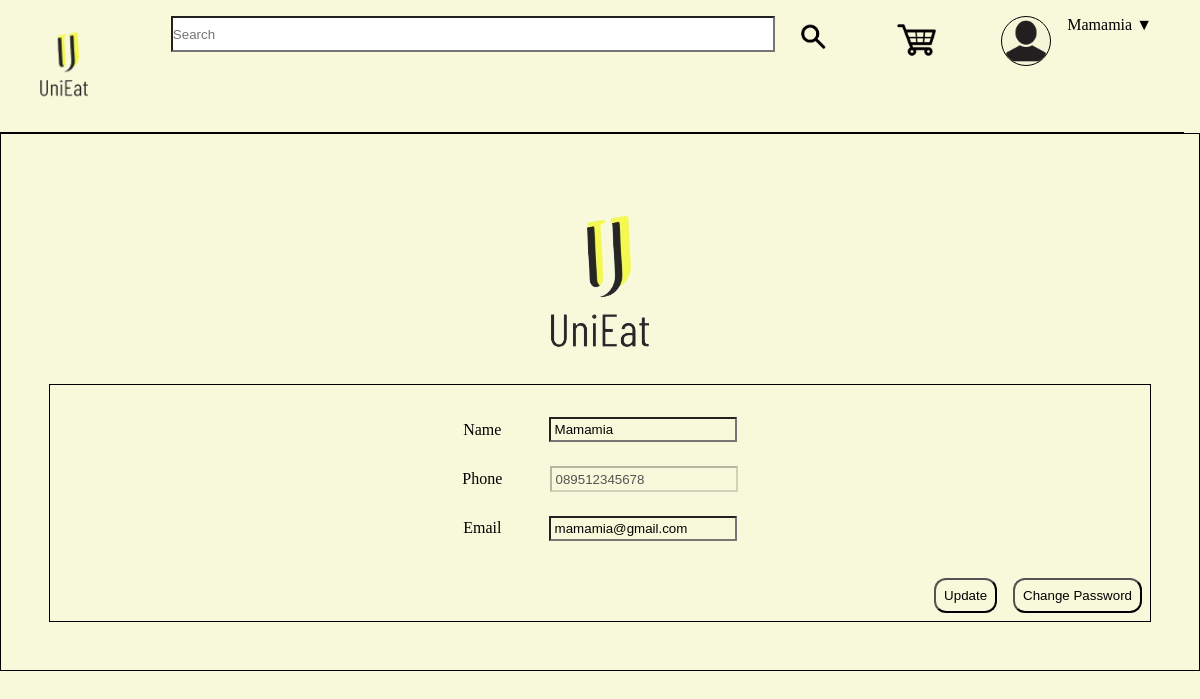
Page /CustomerSettings.php (signed in) on the committed database.
### tables this page shows
CREATE TABLE `customer` (
  `customerID` int(10) NOT NULL,
  `customerEmail` varchar(155) NOT NULL,
  `customerUsername` varchar(20) NOT NULL,
  `customerPhoneNumber` varchar(20) NOT NULL,
  `customerPassword` varchar(20) NOT NULL,
  `customerPhoto` varchar(500) NOT NULL
);

### CustomerSettings.php (the view, shortened to what this page needs)
<?php
  include('koneksi.php');
  $email = $_COOKIE['logincustomeremail'];
  $profile = "SELECT * FROM  `customer` WHERE customerEmail LIKE '$email'";
  $prof = mysqli_query($con, $profile);
  $count = mysqli_fetch_array($prof);
?>
<!DOCTYPE html>
<html lang="en">
  <head>
    <link rel="stylesheet" href="style.css" />
  </head>
  <body>
    <header>
      <div class="header-left">
        <img src="assets/UniEat.png" alt="UniEat Logo" />
      </div>
      <div class="header-middle">
        <form action="" class="header-middle">
          <input type="text" name="search" id="search" placeholder="Search" />
          <label for="search"
            ><img src="assets/search.png" alt="search logo"
          /></label>
        </form>
      </div>
      <div class="shopcart">
        <img src="assets/shopcart.png" alt="shopcart" />
      </div>
      <div class="header-right profile">
        <img src="assets/userprofile.png" alt="profile" />
        <div class="profile">
          <div id="profile-name">
            <?= $count['customerUsername']?>
            &#9660
          </div>
          <br>
        </div>
      </div>
    </header>
    <form action="prosesUpdateCustomer.php" class="custsettings" method="POST">
      <div class="custsettingslogo"><img src="assets/UniEat.png" alt="" /></div>
      <div class="custsettingsform">
        <div class="cust">
          <label for="customername">Name</label>
          <input
            type="text"
            name="customername"
            id="customername"
            value="<?= $count['customerUsername']?>"
            placeholder="Name"
          />
        </div>
        <div class="cust">
          <label for="customerphone">Phone</label>
          <input
            type="text"
            name="customerphone"
            id="customerphone"
            value="<?= $count['customerPhoneNumber']?>"
            placeholder="Phone Number"
            disabled = "disabled"
          />
        </div>
        <div class="cust">
          <label for="customeremail">Email</label>
          <input
            type="text"
            name="customeremail"
            id="customeremail"
            value="<?= $count['customerEmail']?>"
            placeholder="Email"
          />
        </div>
        <div class="right-bottom-btn">
          <button type="submit">Update</button>
          <a href=""><button>Change Password</button></a>
        </div>
      </div>
    </form>
  </body>
</html>

### style.css (style rules this page uses)
* { margin: 0; padding: 0; background-color: rgb(248, 248, 218); }
a { text-decoration: none; color: black; background-color: transparent; }
header { display: flex; flex-direction: row; position: relative; width: 96vw; justify-content: space-between; text-align: center; padding: 1rem; border-bottom: 1px solid black; }
.header-left img { width: 6rem; height: 6rem; }
.shopcart img { width: 3rem; height: 3rem; cursor: pointer; }
.header-middle { display: flex; width: fit-content; height: fit-content; flex-direction: row; column-gap: 1rem; }
.header-middle input { width: 50vw; height: 2rem; }
.header-middle img { width: 2.8rem; cursor: pointer; }
.header-middle input { background-color: white; }
.header-right { display: flex; flex-direction: row; column-gap: 1rem; justify-content: center; padding-right: 1rem; text-align: center; height: fit-content; }
.header-right img { width: 3rem; height: 3rem; border-radius: 2rem; border: 1px solid black; }
.profile { position: relative; cursor: pointer; top: 0; justify-content: center; }
.custsettings, .tenantsettings { position: relative; justify-content: center; text-align: center; padding: 3rem; border: 1px solid black; }
.custsettingsform, .tenantsettingsform { position: relative; display: flex; flex-direction: column; row-gap: 1.5rem; padding: 2rem 1rem 5rem 1rem; border: 1px solid black; }
.custsettingsform input, .tenantsettingsform input { padding: 0.2rem; }
.cust, .tenant { display: flex; flex-direction: row; column-gap: 3rem; justify-content: center; align-items: center; text-align: left; }
.right-bottom-btn, .left-bottom-btn { position: absolute; display: flex; column-gap: 1rem; right: 0; bottom: 0; margin-right: 0.5rem; margin-bottom: 0.5rem; }
.right-bottom-btn button, .left-bottom-btn button { padding: 0.5rem; border-radius: 12px; cursor: pointer; }

### rows in the picture
customer: customerUsername "Mamamia", customername "Mamamia", customerphone "089512345678", customeremail "mamamia@gmail.com"
